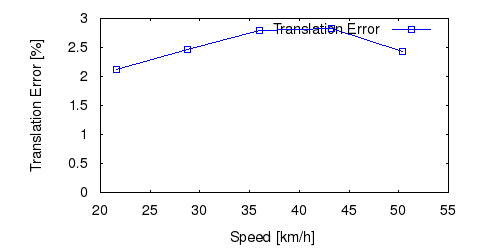

Write the gnuplot code that produced this figure.
set term postscript eps enhanced color
set output "02_ts.eps"
set size ratio 0.5
set yrange [0:*]
set xlabel "Speed [km/h]"
set ylabel "Translation Error [%]"
plot "02_ts.txt" using ($1*3.6):($2*100) title 'Translation Error' lc rgb "#0000FF" pt 4 w linespoints
